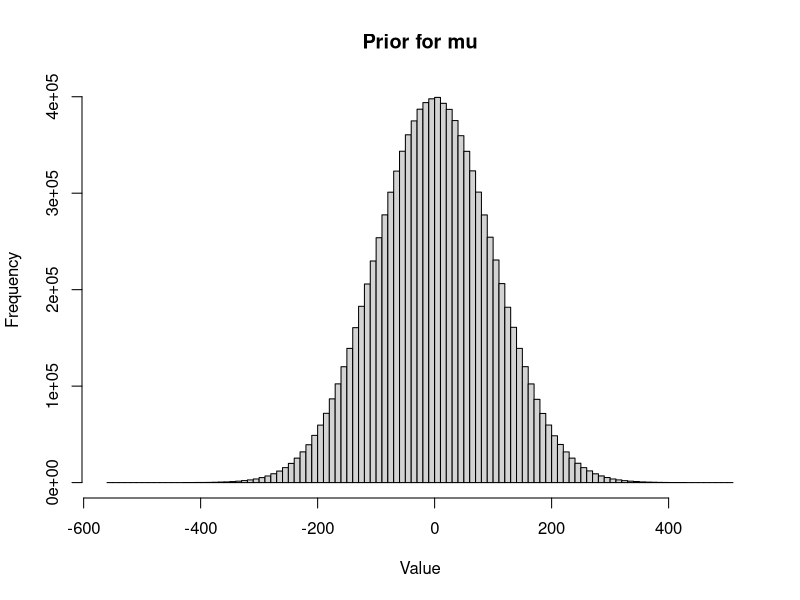
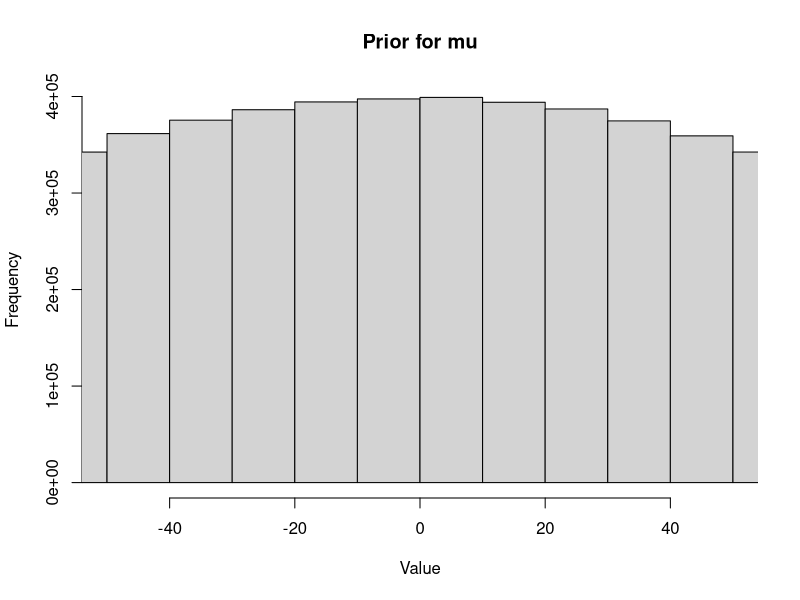
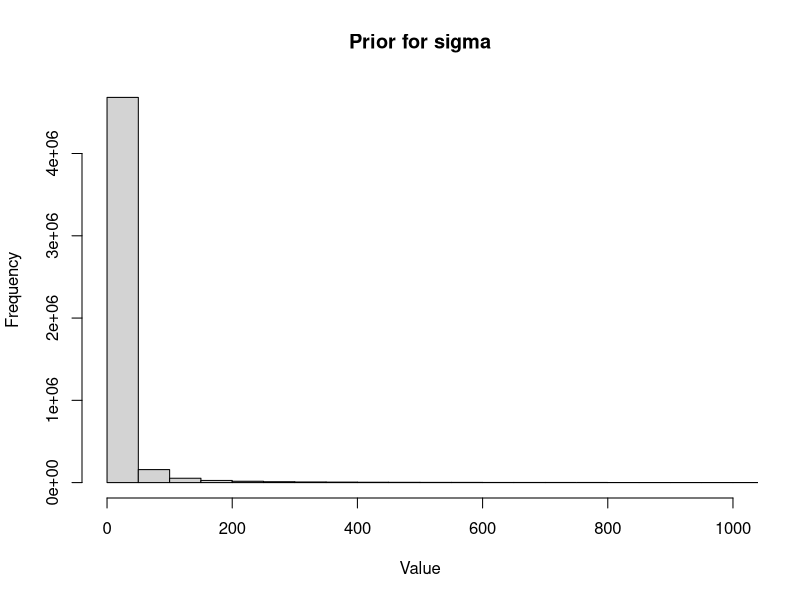

Here is the R script that generated these plots, in order:

#Priors for model of mean
hist(rnorm(10000000,0,100),main="Prior for mu",xlab="Value",breaks=100)

hist(rnorm(10000000,0,100),main="Prior for mu",xlab="Value",xlim=c(-50,50),breaks=100)

sdvals=rcauchy(10000000,0,5)
sdvals=subset(sdvals,sdvals>0)
hist(sdvals,main="Prior for sigma",xlab="Value",xlim=c(0,1E3),breaks=1000000)

